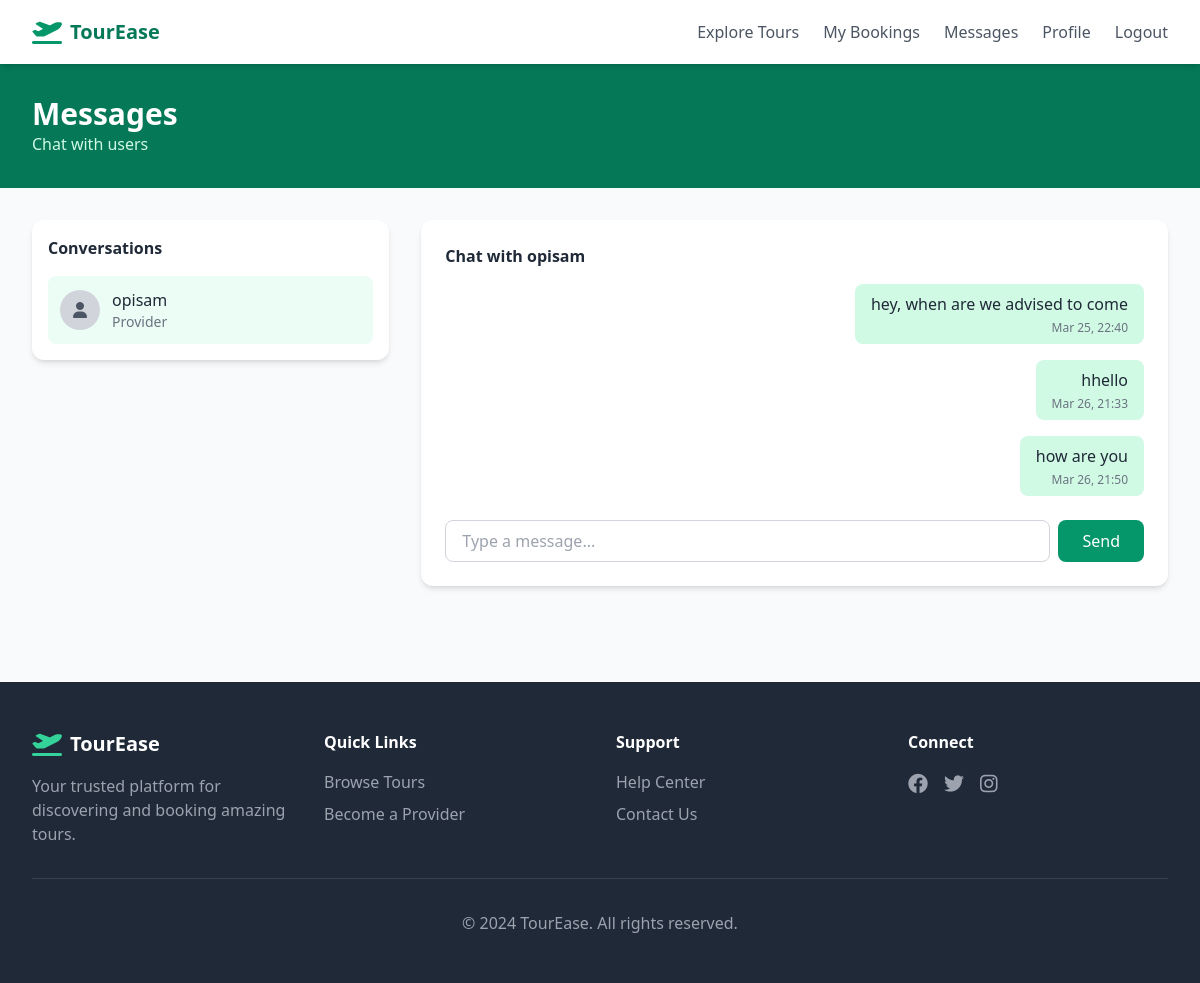
Page /messages/?user=4 (signed in) on the committed database.
### accounts/models.py (models this page shows, shortened)
class User(AbstractUser):
    ROLE_CHOICES = [
        ('customer', 'Customer'),
        ('provider', 'Tour Provider'),
    ]
    role = models.CharField(max_length=20, choices=ROLE_CHOICES, default='customer')
    phone = models.CharField(max_length=20, blank=True)
    avatar = models.ImageField(upload_to='avatars/', blank=True, null=True)
    bio = models.TextField(blank=True)
    def is_provider(self):
        return self.role == 'provider'

### tours/models.py (models this page shows, shortened)
class Message(models.Model):
    sender = models.ForeignKey(
        settings.AUTH_USER_MODEL,
        on_delete=models.CASCADE,
        related_name='sent_messages'
    )
    receiver = models.ForeignKey(
        settings.AUTH_USER_MODEL,
        on_delete=models.CASCADE,
        related_name='received_messages'
    )
    content = models.TextField()
    is_read = models.BooleanField(default=False)
    created_at = models.DateTimeField(auto_now_add=True)

### tours/views.py (the view, shortened to what this page needs)
# urls.py: path('messages/', views.messages_view, name='messages'),
@login_required
def messages_view(request):
    sent_messages = Message.objects.filter(sender=request.user)
    received_messages = Message.objects.filter(receiver=request.user)
    chatted_user_ids = set(sent_messages.values_list('receiver_id', flat=True)) | \
                       set(received_messages.values_list('sender_id', flat=True))
    selected_user_id = request.GET.get('user')
    conversation = None
    receiver = None
    if selected_user_id:
        receiver = get_object_or_404(User, id=selected_user_id)
        chatted_user_ids.add(receiver.id)
        conversation = Message.objects.filter(
            (Q(sender=request.user) & Q(receiver=receiver)) |
            (Q(sender=receiver) & Q(receiver=request.user))
        ).order_by('created_at')
        Message.objects.filter(sender=receiver, receiver=request.user, is_read=False).update(is_read=True)
    all_users = User.objects.filter(id__in=chatted_user_ids).exclude(id=request.user.id)
    return render(request, 'tours/messages.html', {
        'sent_messages': sent_messages,
        'received_messages': received_messages,
        'all_users': all_users,
        'conversation': conversation,
        'receiver': receiver,
        'selected_user_id': selected_user_id,
    })

### templates/tours/messages.html (shortened to what this page needs)
{% extends 'base.html' %}
{% block content %}
<div class="bg-emerald-700 py-8">
    <div class="max-w-7xl mx-auto px-4 sm:px-6 lg:px-8">
        <h1 class="text-3xl font-bold text-white">Messages</h1>
        <p class="text-emerald-100">Chat with users</p>
    </div>
</div>
<div class="max-w-7xl mx-auto px-4 sm:px-6 lg:px-8 py-8">
    <div class="grid grid-cols-1 lg:grid-cols-3 gap-8">
        <div class="lg:col-span-1">
            <div class="bg-white rounded-xl shadow-md p-4">
                <h3 class="font-bold text-gray-800 mb-4">Conversations</h3>
                <div class="space-y-2">
                    {% for user in all_users %}
                    <a href="?user={{ user.id }}" class="block p-3 rounded-lg hover:bg-gray-100 {% if selected_user_id == user.id|stringformat:'s' %}bg-emerald-50{% endif %}">
                        <div class="flex items-center">
                            <div class="w-10 h-10 bg-gray-300 rounded-full flex items-center justify-center mr-3">
                                <i class="fas fa-user text-gray-600"></i>
                            </div>
                            <div>
                                <p class="font-medium text-gray-800">{{ user.username }}</p>
                                <p class="text-sm text-gray-500 capitalize">{{ user.role }}</p>
                            </div>
                        </div>
                    </a>
                    {% empty %}
                    <p class="text-gray-500 text-center py-4">No users to chat with</p>
                    {% endfor %}
                </div>
            </div>
        </div>
        <div class="lg:col-span-2">
            {% if selected_user_id and receiver %}
            <div class="bg-white rounded-xl shadow-md p-6">
                <h3 class="font-bold text-gray-800 mb-4">Chat with {{ receiver.username }}</h3>
                {% if conversation %}
                <div class="space-y-4 mb-6 max-h-96 overflow-y-auto">
                    {% for msg in conversation %}
                    <div class="{% if msg.sender == user %}text-right{% endif %}">
                        <div class="inline-block max-w-xs {% if msg.sender == user %}bg-emerald-100{% else %}bg-gray-100{% endif %} rounded-lg px-4 py-2">
                            <p class="text-gray-800">{{ msg.content }}</p>
                            <p class="text-xs text-gray-500 mt-1">{{ msg.created_at|date:"M d, H:i" }}</p>
                        </div>
                    </div>
                    {% endfor %}
                </div>
                {% endif %}
                <form method="POST" class="flex gap-2">
                    <input type="text" name="content" required class="flex-1 border border-gray-300 rounded-lg px-4 py-2 focus:ring-emerald-500 focus:border-emerald-500" placeholder="Type a message...">
                    <button type="submit" class="bg-emerald-600 text-white px-6 py-2 rounded-lg hover:bg-emerald-700 transition">Send</button>
                </form>
            </div>
            {% else %}
            <div class="bg-white rounded-xl shadow-md p-6 text-center">
                <i class="fas fa-comments text-6xl text-gray-300 mb-4"></i>
                <p class="text-gray-500">Select a user to start chatting</p>
            </div>
            {% endif %}
        </div>
    </div>
</div>
{% endblock %}

### rows in the picture
User: username "opisam", role "Provider"
Message: content "hey, when are we advised to come", created_at "Mar 25, 22:40"
Message: content "hhello", created_at "Mar 26, 21:33"
Message: content "how are you", created_at "Mar 26, 21:50"
